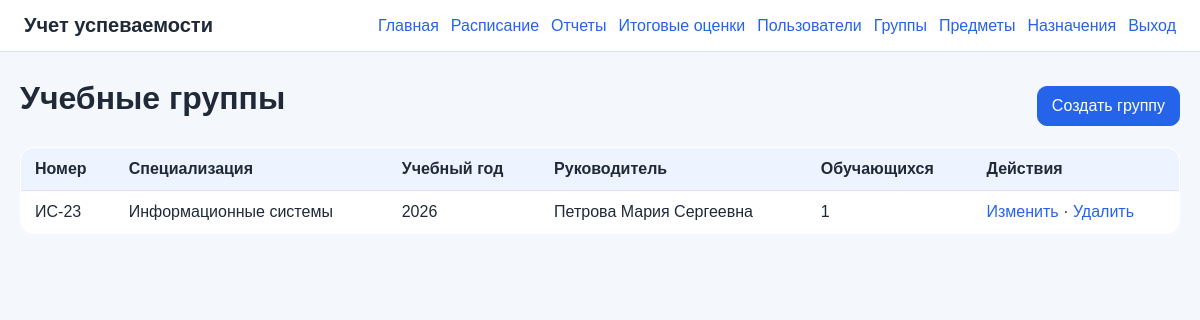
Screenshot of /groups/ (signed in) with the database file from the repository.
### journal/models.py (models this page shows, shortened)
class StudyGroup(models.Model):
    number = models.CharField('Номер группы', max_length=50, unique=True)
    specialization = models.CharField('Профиль/специализация', max_length=200, blank=True)
    study_year = models.PositiveIntegerField('Учебный год', default=timezone.now().year)
    curator = models.ForeignKey(
        Teacher,
        verbose_name='Руководитель группы',
        null=True,
        blank=True,
        on_delete=models.SET_NULL,
        related_name='curated_groups',
    )
    class Meta:
        ordering = ['number']
        verbose_name = 'Учебная группа'
        verbose_name_plural = 'Учебные группы'

class Teacher(models.Model):
    user = models.OneToOneField(User, on_delete=models.CASCADE, related_name='teacher_profile')
    position = models.CharField('Должность', max_length=120, blank=True, default='Преподаватель')
    class Meta:
        verbose_name = 'Преподаватель'
        verbose_name_plural = 'Преподаватели'
    def __str__(self):
        profile = getattr(self.user, 'profile', None)
        return profile.full_name if profile else self.user.get_full_name() or self.user.username

class Profile(models.Model):
    ROLE_ADMIN = 'admin'
    ROLE_TEACHER = 'teacher'
    ROLE_STUDENT = 'student'
    ROLE_CHOICES = [
        (ROLE_ADMIN, 'Администрация'),
        (ROLE_TEACHER, 'Преподаватель'),
        (ROLE_STUDENT, 'Обучающийся'),
    ]
    user = models.OneToOneField(User, on_delete=models.CASCADE, related_name='profile')
    role = models.CharField('Роль', max_length=20, choices=ROLE_CHOICES)
    middle_name = models.CharField('Отчество', max_length=150, blank=True)
    birth_date = models.DateField('Дата рождения', null=True, blank=True)
    phone = models.CharField('Телефон', max_length=30, blank=True)
    class Meta:
        verbose_name = 'Профиль'
        verbose_name_plural = 'Профили'
    @property
    def full_name(self):
        parts = [self.user.last_name, self.user.first_name, self.middle_name]
        return ' '.join([p for p in parts if p]) or self.user.username

### journal/views.py (the view)
# urls.py: path('groups/', views.group_list, name='group_list'),
@role_required('admin')
def group_list(request):
    groups = StudyGroup.objects.select_related('curator__user__profile').prefetch_related('students')
    return render(request, 'journal/group_list.html', {'groups': groups})

### journal/context_processors.py (called while the page is built)
def role_context(request):
    user = getattr(request, 'user', None)
    return {
        'current_role': get_role(user) if user and user.is_authenticated else None,
        'is_role_admin': is_admin(user) if user and user.is_authenticated else False,
        'is_role_teacher': is_teacher(user) if user and user.is_authenticated else False,
        'is_role_student': is_student(user) if user and user.is_authenticated else False,
    }

### journal/utils.py (called while the page is built)
def get_role(user):
    if not user or not user.is_authenticated:
        return None
    if user.is_superuser:
        return 'admin'
    profile = getattr(user, 'profile', None)
    return profile.role if profile else None

def is_admin(user):
    return get_role(user) == 'admin'

def is_teacher(user):
    return get_role(user) == 'teacher'

def is_student(user):
    return get_role(user) == 'student'

def role_required(*roles):
    def decorator(view_func):
        @login_required
        @wraps(view_func)
        def wrapper(request, *args, **kwargs):
            if get_role(request.user) in roles:
                return view_func(request, *args, **kwargs)
            messages.error(request, 'Недостаточно прав доступа для выполнения действия.')
            return redirect('dashboard')
        return wrapper
    return decorator

### journal/templates/journal/group_list.html
{% extends 'journal/base.html' %}
{% block content %}
<div class="page-head"><h1>Учебные группы</h1><a class="button primary" href="{% url 'group_create' %}">Создать группу</a></div>
<table>
<thead><tr><th>Номер</th><th>Специализация</th><th>Учебный год</th><th>Руководитель</th><th>Обучающихся</th><th>Действия</th></tr></thead>
<tbody>
{% for g in groups %}
<tr>
    <td>{{ g.number }}</td><td>{{ g.specialization }}</td><td>{{ g.study_year }}</td><td>{{ g.curator|default:'—' }}</td><td>{{ g.students.count }}</td>
    <td><a href="{% url 'group_edit' g.id %}">Изменить</a> · <a href="{% url 'group_delete' g.id %}">Удалить</a></td>
</tr>
{% empty %}<tr><td colspan="6">Группы не найдены.</td></tr>{% endfor %}
</tbody>
</table>
{% endblock %}

### journal/static/journal/css/styles.css (style rules this page uses)
:root { --bg:#f4f7fb; --card:#ffffff; --text:#1f2937; --muted:#667085; --border:#dbe3ef; --primary:#2563eb; --danger:#dc2626; --success:#16a34a; }
* { box-sizing: border-box; }
body { margin:0; font-family: Arial, sans-serif; color:var(--text); background:var(--bg); }
a { color:var(--primary); text-decoration:none; }
h1 { margin:0 0 14px; }
button, .button { display:inline-flex; align-items:center; justify-content:center; gap:6px; padding:10px 14px; border:1px solid var(--border); border-radius:10px; background:#fff; color:var(--text); cursor:pointer; font:inherit; text-decoration:none; }
button.primary, .button.primary, .primary { background:var(--primary); color:#fff; border-color:var(--primary); }
.page-head { display:flex; align-items:center; justify-content:space-between; gap:16px; margin-bottom:16px; }
table { width:100%; border-collapse:collapse; background:var(--card); border:1px solid var(--border); border-radius:14px; overflow:hidden; margin-top:12px; }
th, td { padding:12px 14px; border-bottom:1px solid var(--border); text-align:left; vertical-align:top; }
th { background:#eef4ff; font-weight:700; }
tr:last-child td { border-bottom:0; }

### rows the page displays
StudyGroup: number "ИС-23", specialization "Информационные системы", study_year "2026", curator "Петрова Мария Сергеевна", students.count "1"
